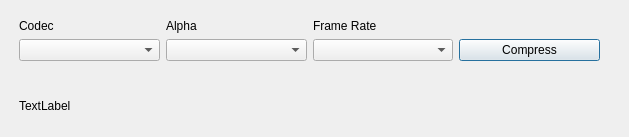
<?xml version="1.0" encoding="UTF-8"?>
<ui version="4.0">
 <class>Dialog</class>
 <widget class="QDialog" name="Dialog">
  <property name="geometry">
   <rect>
    <x>0</x>
    <y>0</y>
    <width>629</width>
    <height>137</height>
   </rect>
  </property>
  <property name="windowTitle">
   <string>Dialog</string>
  </property>
  <widget class="QWidget" name="gridLayoutWidget">
   <property name="geometry">
    <rect>
     <x>19</x>
     <y>19</y>
     <width>581</width>
     <height>94</height>
    </rect>
   </property>
   <layout class="QGridLayout" name="gridLayout">
    <item row="0" column="2">
     <widget class="QLabel" name="lblFrameRate">
      <property name="text">
       <string>Frame Rate</string>
      </property>
     </widget>
    </item>
    <item row="0" column="0">
     <widget class="QLabel" name="lblCodec">
      <property name="text">
       <string>Codec</string>
      </property>
     </widget>
    </item>
    <item row="0" column="3">
     <widget class="QLabel" name="lblNone">
      <property name="enabled">
       <bool>false</bool>
      </property>
      <property name="text">
       <string/>
      </property>
     </widget>
    </item>
    <item row="1" column="0">
     <widget class="QComboBox" name="comboCodec"/>
    </item>
    <item row="0" column="1">
     <widget class="QLabel" name="lblAlpha">
      <property name="text">
       <string>Alpha</string>
      </property>
     </widget>
    </item>
    <item row="1" column="2">
     <widget class="QComboBox" name="comboFrameRate"/>
    </item>
    <item row="1" column="1">
     <widget class="QComboBox" name="comboAlpha"/>
    </item>
    <item row="3" column="0" colspan="4">
     <widget class="QLabel" name="lblListFiles">
      <property name="text">
       <string>TextLabel</string>
      </property>
     </widget>
    </item>
    <item row="1" column="3">
     <widget class="QPushButton" name="buttonCompress">
      <property name="text">
       <string>Compress</string>
      </property>
     </widget>
    </item>
    <item row="2" column="0">
     <spacer name="verticalSpacer">
      <property name="orientation">
       <enum>Qt::Vertical</enum>
      </property>
      <property name="sizeHint" stdset="0">
       <size>
        <width>20</width>
        <height>40</height>
       </size>
      </property>
     </spacer>
    </item>
   </layout>
  </widget>
 </widget>
 <resources/>
 <connections/>
</ui>
